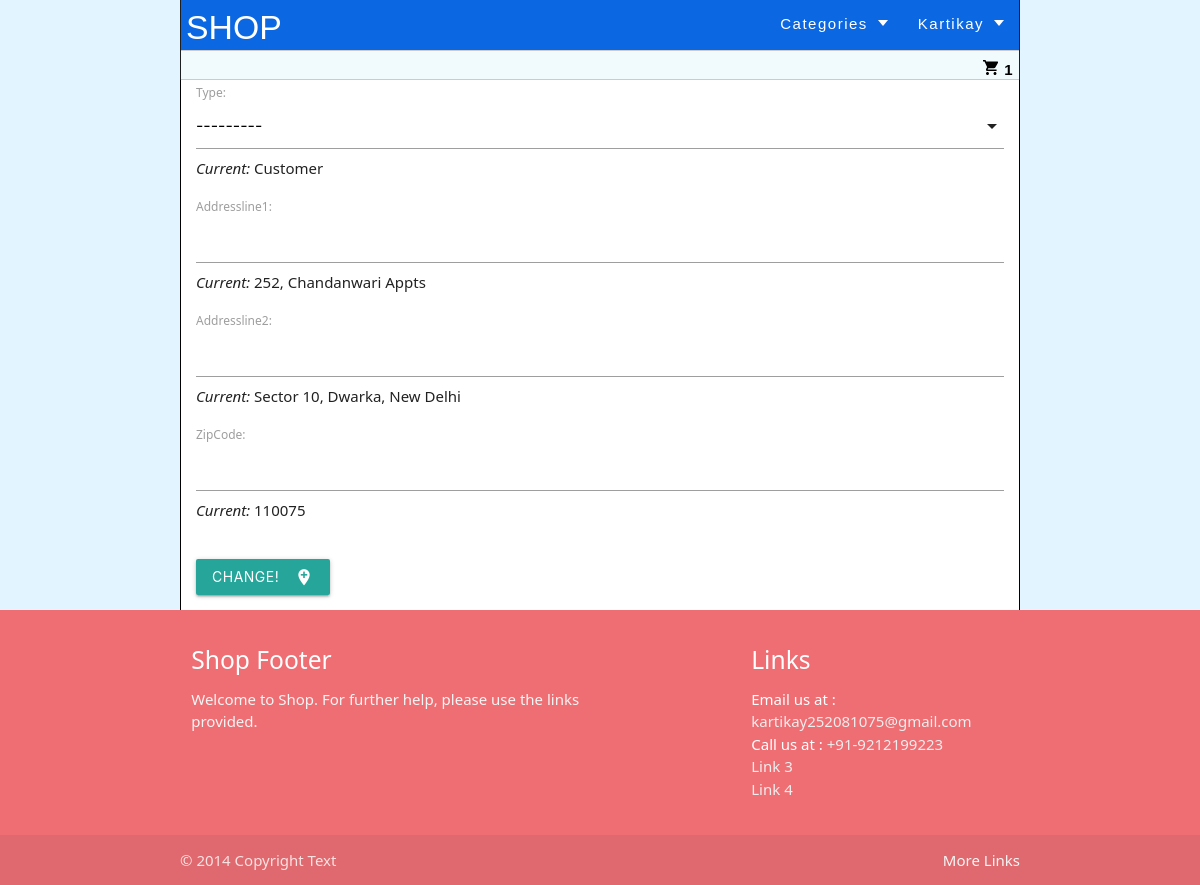
/user/updateAddress/4 (signed in), run on the app's committed database.
### User/models.py (models this page shows, shortened)
class User(AbstractUser):
    username = None
    fullname = models.CharField(max_length=200,blank=False,null=False, default='SuperUser')
    email = models.EmailField(_('email address'), unique=True, primary_key=True)
    phonenumber =  PhoneNumberField(null=False, blank=False, unique=True)
    USERNAME_FIELD = 'email'
    REQUIRED_FIELDS = ['fullname', "phonenumber"]
    objects = CustomUserManager()

class AddressDetail(models.Model):
    id = models.AutoField(primary_key=True)
    addType = models.ForeignKey(AddressTypes,on_delete=models.PROTECT)
    addressLine1 = models.CharField(max_length=200,blank=False,null=False)
    addressLine2 = models.CharField(max_length=200,blank=False,null=False)
    addressLine3 = models.CharField(max_length=200,blank=True,null=True)
    addressLine4 = models.CharField(max_length=200,blank=True,null=True)
    addressLine5 = models.CharField(max_length=200,blank=True,null=True)
    city = models.CharField(max_length=50,blank=False,null=False)
    state = models.CharField(max_length=50,blank=False,null=False)
    zipCode = models.PositiveIntegerField(max_length=6,blank=False,null=False)
    zip4 = models.PositiveIntegerField(max_length=4,blank=True,null=True)
    longitude = models.DecimalField(max_digits=9, decimal_places=6,blank=True,null=True)
    latitude = models.DecimalField(max_digits=9, decimal_places=6,blank=True,null=True)
    isPrimary = models.BooleanField(default=False)
    createDate = models.DateTimeField(auto_now_add=True)
    updateDate = models.DateTimeField(auto_now=True)

class AddressTypes(models.Model):
    id = models.AutoField(primary_key=True)
    addType = models.CharField(max_length=20,blank=False,null=False)
    createDate = models.DateTimeField(auto_now_add=True)
    updateDate = models.DateTimeField(auto_now=True)
    def __str__(self):
        return(self.addType)

### User/views.py (the view)
# urls.py: path('updateAddress/<id>', views.updateAddress, name="updateAddress"),
@login_required(login_url='/login')
def updateAddress(request, id):
    address = get_object_or_404(AddressDetail,id=id)
    form = AddressDetailForm(request.POST or None, instance= address)
    if request.method == "POST":
        if form.is_valid():
            address = form.save(commit= False)
            address.save()
            messages.success(request, "You successfully Edited")
            return HttpResponseRedirect(reverse("addressDetailView"))
        else:
            messages.error(request, f"Unable to Edit.")
            return render(request, "User/updateAddress.html", context={"form": form, "helper":address})
    else:
        form = AddressDetailForm
        return render(request, "User/updateAddress.html", context={"form": form, "helper":address})

### Product/context_processors.py (called while the page is built)
def cartCountVariable(request):
    return {
        'cartCount': cartCount(request)
    }

def categoryDropdownMenu(request):
    return {
        'categoryDropdown': categoryDropdown(request)
    }

### Product/views.py (called while the page is built)
def cartCount(request):
    user = request.user
    cartCount = 0
    try:
        if user is not None:
            cart = Cart.objects.filter(user=user)
            for i in cart:
                cartCount += i.quantity
        return cartCount
    except:
        return cartCount

def categoryDropdown(request):
    categories = Category.objects.all()
    return categories

### User/templates/User/updateAddress.html (shortened to what this page needs)
{% extends "User/layout.html" %}
{% block body %}
    {% if user.is_authenticated %}
    <form method="POST" enctype='multipart/form-data'>
        <p>
        <label>Type:</label>
        {{ form.addType }}<i>Current: </i>{{ helper.addType }}</p>
        <p>
        <label>Addressline1:</label>
        {{ form.addressLine1 }}<i>Current: </i>{{ helper.addressLine1 }}
        </p>
        <p>
        <label>Addressline2:</label>
        {{ form.addressLine2 }}<i>Current: </i>{{ helper.addressLine2 }}
        </p>
        <p>
        <label>ZipCode:</label>
        {{ form.zipCode }}<i>Current: </i>{{ helper.zipCode }}
        </p>
        <br>
        <button class="btn waves-effect waves-light" type="submit" name="action">Change!<i class="material-icons right">add_location</i></button>
    </form>
    {% else %}
        You are Not Logged In
        <p>Please <a href="{% url 'login' %}">Login</a> in order to create a listing!<br>If not a user,<a href="{% url 'register' %}">Register</a> now!</p>
    {% endif %}
{% endblock %}

### User/templates/User/navbar.html (shortened to what this page needs)
{% load static %}
{% block custom%}
  <link href="{% static 'css/dist/site.css' %}" rel="stylesheet">
{% endblock %}
<div class="header-containet">
  <div class="s-logo-strip">
    <div class="s-logo-ele"><a class="s-logo-name" href="{% url 'home' %}">SHOP</a></div>
    <div class="s-header-content">
      <ul class="s-button-main">
        <li>
          <div class="s-menu-text">
            <div class="s-txt">Categories</div>
            <div class="arrow-down-container">
              <div class="arrow-down"></div>
            </div>
          </div>
        </li>
      </ul>
      {% if user.is_authenticated %}
      <ul class="s-button-main">
        <li>
          <div class="s-menu-text">
            <div class="s-txt">{{ user.fullname }}</div>
            <div class="arrow-down-container">
              <div class="arrow-down"></div>
            </div>
          </div>
        </li>
      </ul>
      {% else %}
      <label class="s-button-main">
        <a class="s-butt" href="{% url 'login' %}">Log In</a>
      </label>
      {% endif %}
    </div>
  </div>
  {% if user.is_authenticated %}
  <div class="s-submenu-container">
    <div class="right-align">
      <label class="s-button-main">
        <a href="{% url 'cart' %}">
          <span>{{ cartCount }}</span>
        </a>
      </label>
    </div>
  </div>
  {% endif %}
</div>

### data on the page
User: fullname "Kartikay"
AddressDetail: addType "Customer", addressLine1 "252, Chandanwari Appts", addressLine2 "Sector 10, Dwarka, New Delhi", zipCode "110075"

### other printed values
{{ cartCount }} "1"
